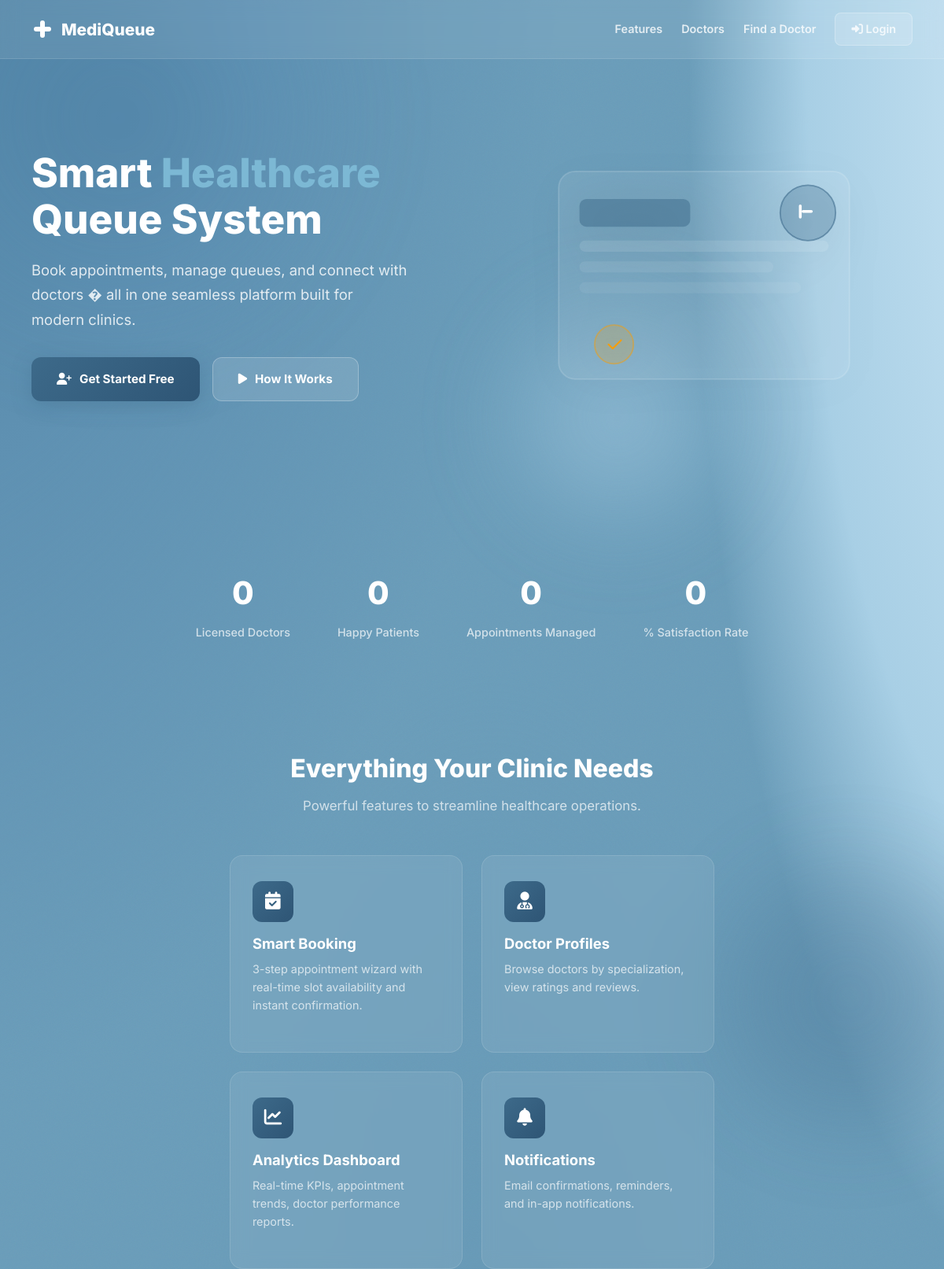
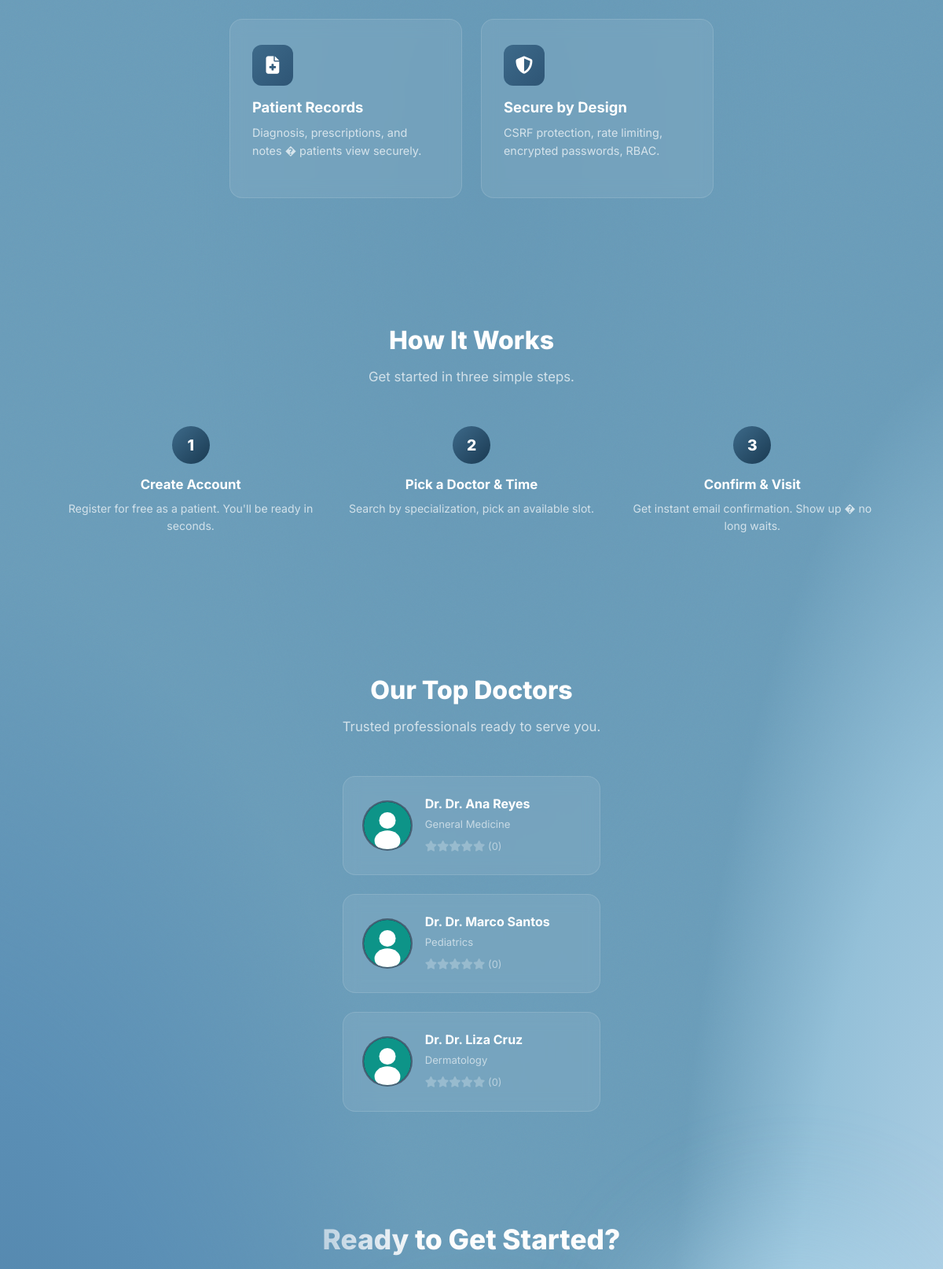
The page /pages/index.php (upper part) on the database its author committed (2 pictures, top to bottom).
### tables this page shows
CREATE TABLE `users` (
  `id`            INT            NOT NULL AUTO_INCREMENT,
  `full_name`     VARCHAR(150)   NOT NULL,
  `email`         VARCHAR(150)   NOT NULL,
  `password_hash` VARCHAR(255)   NOT NULL,
  `phone`         VARCHAR(20)    DEFAULT NULL,
  `role`          ENUM('patient','doctor','staff','admin') NOT NULL DEFAULT 'patient',
  `profile_photo`            VARCHAR(255)   NOT NULL DEFAULT 'default.svg',
  `is_active`                TINYINT(1)     NOT NULL DEFAULT 1,
  `is_verified`              TINYINT(1)     NOT NULL DEFAULT 0,
  `email_verification_token` VARCHAR(255)   DEFAULT NULL,
  `created_at`               DATETIME       NOT NULL DEFAULT CURRENT_TIMESTAMP,
  `updated_at`               DATETIME       NOT NULL DEFAULT CURRENT_TIMESTAMP ON UPDATE CURRENT_TIMESTAMP,
  PRIMARY KEY (`id`),
  UNIQUE KEY `uq_users_email` (`email`),
  KEY `idx_users_role` (`role`),
  KEY `idx_users_is_active` (`is_active`)
);

### pages/index.php (the view, shortened to what this page needs)
<?php
$pdo = getDB();
$totalDoctors  = (int) $pdo->query("SELECT COUNT(*) FROM users WHERE role='doctor' AND is_active=1")->fetchColumn();
$totalPatients = (int) $pdo->query("SELECT COUNT(*) FROM users WHERE role='patient' AND is_active=1")->fetchColumn();
$totalAppts    = (int) $pdo->query("SELECT COUNT(*) FROM appointments")->fetchColumn();
$doctors = $pdo->query(
    "SELECT u.id, u.full_name, u.profile_photo, dp.specialization,
            COALESCE(AVG(f.rating),0) AS avg_rating, COUNT(f.id) AS review_count
     FROM users u
     JOIN doctor_profiles dp ON dp.user_id = u.id
     LEFT JOIN appointments a ON a.doctor_id = u.id AND a.status='completed'
     LEFT JOIN feedback f ON f.appointment_id = a.id
     WHERE u.role='doctor' AND u.is_active=1
     GROUP BY u.id ORDER BY avg_rating DESC LIMIT 6"
)->fetchAll();
?>
<!DOCTYPE html>
<html lang="en">
<head>
<link rel="stylesheet" href="https://cdnjs.cloudflare.com/ajax/libs/font-awesome/6.5.1/css/all.min.css" />
<link rel="stylesheet" href="<?= BASE_URL ?>/assets/css/global.css" />
</head>
<body>
<canvas id="particleCanvas"></canvas>
<div class="bg-mesh"></div>
<div class="bg-blob blob-1"></div><div class="bg-blob blob-2"></div><div class="bg-blob blob-3"></div><div class="bg-blob blob-4"></div><div class="bg-blob blob-5"></div>
<nav class="landing-nav">
  <a href="<?= BASE_URL ?>" class="landing-logo">
    <svg viewBox="0 0 28 28" fill="none"><rect x="11" y="3" width="6" height="22" rx="3" fill="white"/><rect x="3" y="11" width="22" height="6" rx="3" fill="white"/></svg>
    MediQueue
  </a>
  <div class="landing-nav-links">
    <a href="#features">Features</a>
    <a href="#doctors">Doctors</a>
    <a href="<?= BASE_URL ?>/pages/find-doctor.php">Find a Doctor</a>
    <a href="<?= BASE_URL ?>/pages/login.php" class="nav-cta"><i class="fa-solid fa-right-to-bracket"></i> Login</a>
  </div>
</nav>
<section class="landing-section hero">
  <div class="hero-text">
    <h1>Smart <span>Healthcare</span> Queue System</h1>
    <p>Book appointments, manage queues, and connect with doctors � all in one seamless platform built for modern clinics.</p>
    <div class="hero-btns">
      <a href="<?= BASE_URL ?>/pages/register.php" class="hero-btn hero-btn-primary"><i class="fa-solid fa-user-plus"></i> Get Started Free</a>
      <a href="#how-it-works" class="hero-btn hero-btn-secondary"><i class="fa-solid fa-play"></i> How It Works</a>
    </div>
  </div>
  <div class="hero-illustration">
  </div>
</section>
<div class="landing-section stats-bar">
  <div class="stat-item"><div class="stat-number" data-target="<?= $totalDoctors ?>">0</div><div class="stat-label">Licensed Doctors</div></div>
  <div class="stat-item"><div class="stat-number" data-target="<?= $totalPatients ?>">0</div><div class="stat-label">Happy Patients</div></div>
  <div class="stat-item"><div class="stat-number" data-target="<?= $totalAppts ?>">0</div><div class="stat-label">Appointments Managed</div></div>
  <div class="stat-item"><div class="stat-number" data-target="98">0</div><div class="stat-label">% Satisfaction Rate</div></div>
</div>
<section id="features" class="landing-section">
  <div class="section-heading"><h2>Everything Your Clinic Needs</h2><p>Powerful features to streamline healthcare operations.</p></div>
  <div class="features-grid">
    <div class="feature-card"><div class="feature-icon"><i class="fa-solid fa-calendar-check"></i></div><h3>Smart Booking</h3><p>3-step appointment wizard with real-time slot availability and instant confirmation.</p></div>
    <div class="feature-card"><div class="feature-icon"><i class="fa-solid fa-user-doctor"></i></div><h3>Doctor Profiles</h3><p>Browse doctors by specialization, view ratings and reviews.</p></div>
    <div class="feature-card"><div class="feature-icon"><i class="fa-solid fa-chart-line"></i></div><h3>Analytics Dashboard</h3><p>Real-time KPIs, appointment trends, doctor performance reports.</p></div>
    <div class="feature-card"><div class="feature-icon"><i class="fa-solid fa-bell"></i></div><h3>Notifications</h3><p>Email confirmations, reminders, and in-app notifications.</p></div>
    <div class="feature-card"><div class="feature-icon"><i class="fa-solid fa-file-medical"></i></div><h3>Patient Records</h3><p>Diagnosis, prescriptions, and notes � patients view securely.</p></div>
    <div class="feature-card"><div class="feature-icon"><i class="fa-solid fa-shield-halved"></i></div><h3>Secure by Design</h3><p>CSRF protection, rate limiting, encrypted passwords, RBAC.</p></div>
  </div>
</section>
<section id="how-it-works" class="landing-section">
  <div class="section-heading"><h2>How It Works</h2><p>Get started in three simple steps.</p></div>
  <div class="steps">
    <div class="step"><h3>Create Account</h3><p>Register for free as a patient. You'll be ready in seconds.</p></div>
    <div class="step"><h3>Pick a Doctor &amp; Time</h3><p>Search by specialization, pick an available slot.</p></div>
    <div class="step"><h3>Confirm &amp; Visit</h3><p>Get instant email confirmation. Show up � no long waits.</p></div>
  </div>
</section>
<section id="doctors" class="landing-section">
  <div class="section-heading"><h2>Our Top Doctors</h2><p>Trusted professionals ready to serve you.</p></div>
  <div class="doctors-grid">
    <?php foreach ($doctors as $doc): ?>
    <div class="doctor-card">
      <img class="doctor-photo" src="<?= BASE_URL ?>/assets/uploads/photos/<?= htmlspecialchars($doc['profile_photo'] ?? 'default.svg') ?>" alt="<?= htmlspecialchars($doc['full_name']) ?>" onerror="this.src='<?= BASE_URL ?>/assets/uploads/photos/default.svg'" />
      <div class="doctor-info">
        <h4>Dr. <?= htmlspecialchars($doc['full_name']) ?></h4>
        <div class="spec"><?= htmlspecialchars($doc['specialization'] ?? 'General') ?></div>
        <div class="stars"><?php $r=round($doc['avg_rating'],1); for($i=1;$i<=5;$i++) echo $i<=$r?'<i class="fa-solid fa-star"></i>':'<i class="fa-solid fa-star dim"></i>'; ?> <span style="color:rgba(255,255,255,.5);font-size:.8rem">(<?= (int)$doc['review_count'] ?>)</span></div>
      </div>
    </div>
    <?php endforeach; ?>
  </div>
</section>
<section class="cta-section">
  <h2>Ready to Get Started?</h2>
</section>
</body>
</html>

### rows shown on the page
users: profile_photo (placeholder picture), full_name "Dr. Ana Reyes", specialization "General Medicine", review_count "0"
users: profile_photo (placeholder picture), full_name "Dr. Marco Santos", specialization "Pediatrics", review_count "0"
users: profile_photo (placeholder picture), full_name "Dr. Liza Cruz", specialization "Dermatology", review_count "0"
